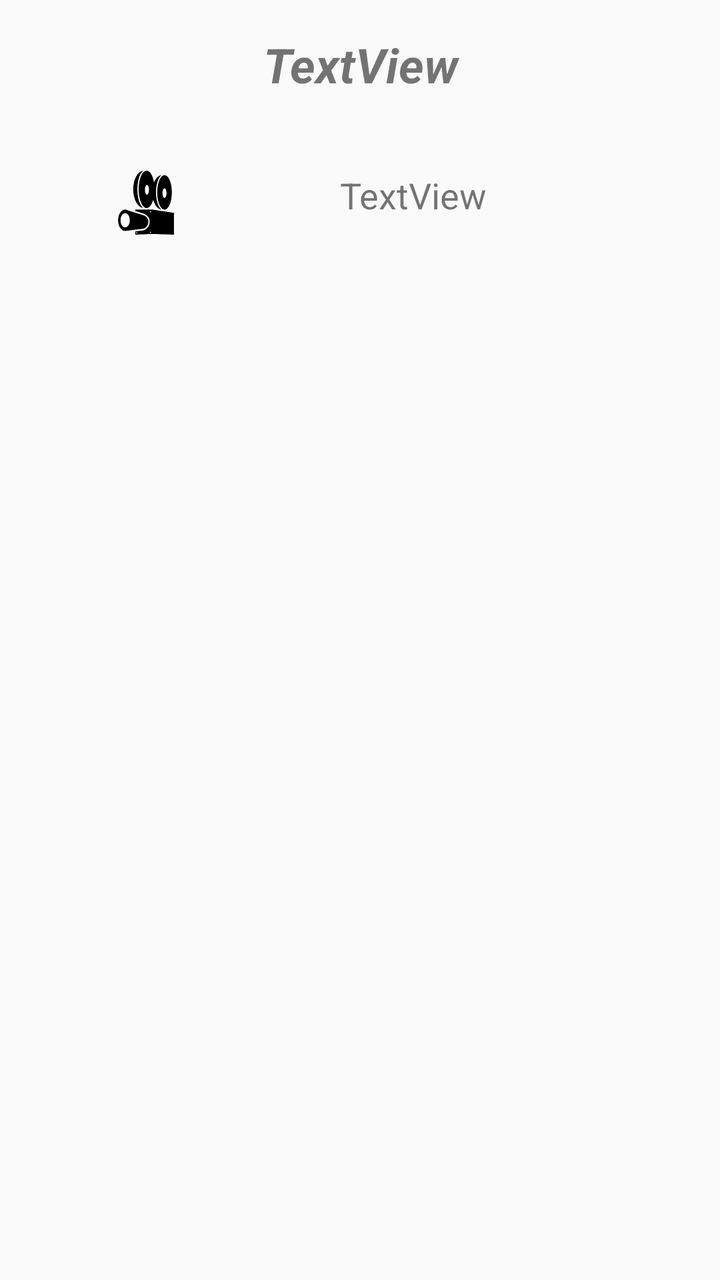
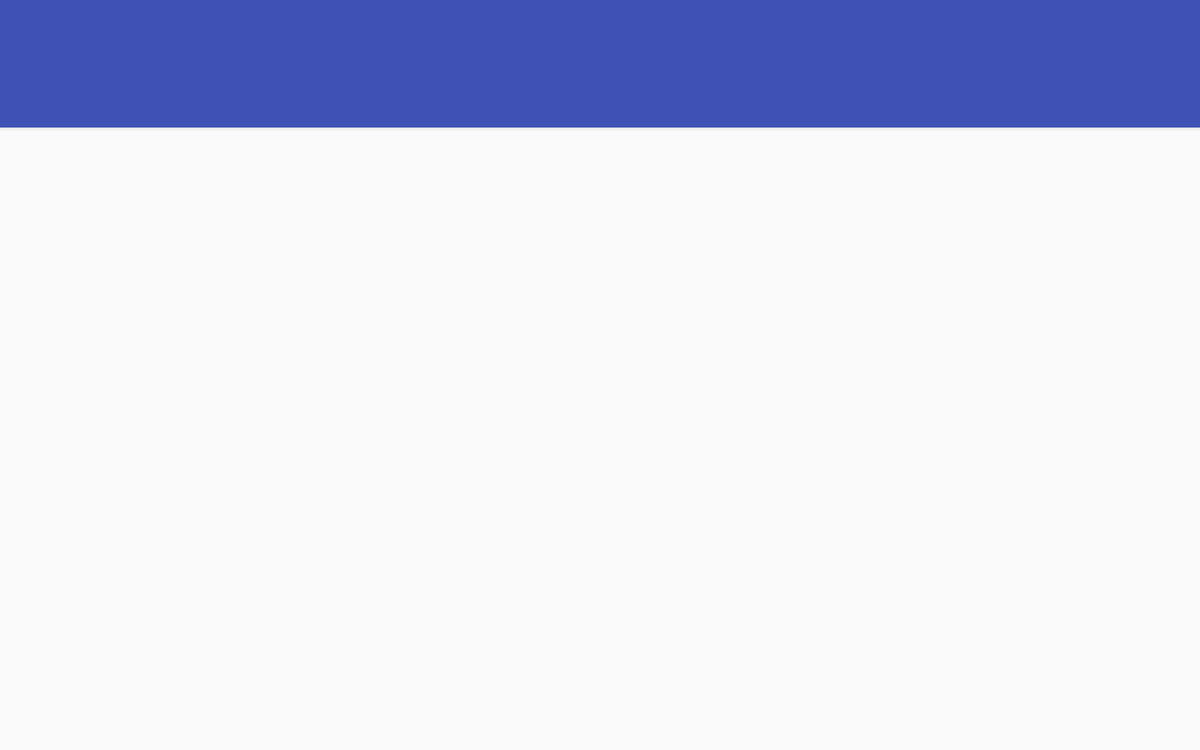

First picture: res/layout/ on a phone held upright. Second picture: the repository's own variant of that layout, on a device whose configuration matches the variant's folder. Source for both follows.
<!-- AndroidManifest.xml: application theme AppTheme -->
<!-- res/layout/content_details_movie.xml -->
<?xml version="1.0" encoding="utf-8"?>
<RelativeLayout xmlns:android="http://schemas.android.com/apk/res/android"
    xmlns:app="http://schemas.android.com/apk/res-auto"
    xmlns:tools="http://schemas.android.com/tools"
    android:id="@+id/content_details_movie"
    android:layout_width="match_parent"
    android:layout_height="match_parent"
    android:paddingBottom="@dimen/activity_vertical_margin"
    android:paddingLeft="@dimen/activity_horizontal_margin"
    android:paddingRight="@dimen/activity_horizontal_margin"
    android:paddingTop="@dimen/activity_vertical_margin"
    app:layout_behavior="@string/appbar_scrolling_view_behavior"
    tools:context="com.example.jbsjunior.popularmovies.DetailsMovieActivity"
    tools:showIn="@layout/activity_details_movie">

    <TextView
        android:text="TextView"
        android:layout_width="match_parent"
        android:layout_height="wrap_content"
        android:id="@+id/txtMovieTitle"
        android:layout_alignParentRight="true"
        android:layout_alignParentEnd="true"
        android:textStyle="normal|bold|italic"
        android:textSize="24sp"
        android:textAlignment="center" />

    <TextView
        android:text="TextView"
        android:layout_width="wrap_content"
        android:layout_height="wrap_content"
        android:id="@+id/txtMovieDescription"
        android:textSize="18sp"
        android:textAlignment="viewStart"
        android:layout_alignTop="@+id/imgDetailMoviePoster"
        android:layout_toRightOf="@+id/imgDetailMoviePoster"
        android:layout_toEndOf="@+id/imgDetailMoviePoster"
        android:layout_marginLeft="81dp"
        android:layout_marginStart="81dp" />

    <ImageView
        android:layout_width="wrap_content"
        android:layout_height="wrap_content"
        app:srcCompat="@mipmap/ic_launcher"
        android:id="@+id/imgDetailMoviePoster"
        android:layout_marginTop="37dp"
        android:layout_marginLeft="41dp"
        android:layout_marginStart="41dp"
        android:layout_below="@+id/txtMovieTitle"
        android:layout_alignParentLeft="true"
        android:layout_alignParentStart="true" />
</RelativeLayout>
<!-- res/layout/activity_details_movie.xml (included above) -->
<?xml version="1.0" encoding="utf-8"?>
<android.support.design.widget.CoordinatorLayout xmlns:android="http://schemas.android.com/apk/res/android"
    xmlns:app="http://schemas.android.com/apk/res-auto"
    xmlns:tools="http://schemas.android.com/tools"
    android:layout_width="match_parent"
    android:layout_height="match_parent"
    android:fitsSystemWindows="true"
    tools:context="com.example.jbsjunior.popularmovies.DetailsMovieActivity">

    <android.support.design.widget.AppBarLayout
        android:layout_width="match_parent"
        android:layout_height="wrap_content"
        android:theme="@style/AppTheme">

        <android.support.v7.widget.Toolbar
            android:id="@+id/toolbar"
            android:layout_width="match_parent"
            android:layout_height="?attr/actionBarSize"
            android:background="?attr/colorPrimary"
            android:elevation="4dp"
            app:theme="@style/ThemeOverlay.AppCompat.Dark.ActionBar"
            app:popupTheme="@style/ThemeOverlay.AppCompat.Light"/>

    </android.support.design.widget.AppBarLayout>

    <include layout="@layout/content_details_movie" />

</android.support.design.widget.CoordinatorLayout>
<!-- resources referenced by this layout -->
<resources>
  <dimen name="activity_horizontal_margin">16dp</dimen>
  <dimen name="activity_vertical_margin">16dp</dimen>
  <!-- mipmap ic_launcher: png bitmap (mipmap-hdpi, 1456 bytes) -->
  <style name="AppTheme" parent="Theme.AppCompat.Light.DarkActionBar">
          
          <item name="colorPrimary">@color/colorPrimary</item>
          <item name="colorPrimaryDark">@color/colorPrimaryDark</item>
          <item name="colorAccent">@color/colorAccent</item>
          <item name="android:titleTextStyle">@style/ActionBarTitle</item>
      </style>
  <color name="colorPrimary">#3f51b5</color>
  <color name="colorPrimaryDark">#303F9F</color>
  <color name="colorAccent">#3b65e2</color>
  <style name="ActionBarTitle" parent="Theme.AppCompat.Light.DarkActionBar">
          <item name="android:textColor">@color/white</item>
      </style>
  <color name="white">#fff</color>
</resources>
<!-- res/layout-sw720dp/content_details_movie.xml (the repository's variant of the layout above) -->
<!-- drawn on a large tablet held sideways -->
<android.support.design.widget.CoordinatorLayout xmlns:android="http://schemas.android.com/apk/res/android"
    xmlns:app="http://schemas.android.com/apk/res-auto"
    android:layout_width="match_parent"
    android:layout_height="match_parent">

    <android.support.design.widget.AppBarLayout
        android:layout_width="match_parent"
        android:layout_height="wrap_content"
        android:layout_alignParentBottom="true"
        android:theme="@style/ThemeOverlay.AppCompat.Dark.ActionBar">

        <android.support.v7.widget.Toolbar
            android:id="@+id/toolbar"
            android:layout_width="match_parent"
            android:layout_height="?attr/actionBarSize"
            android:background="?attr/colorPrimary"
            app:layout_scrollFlags="scroll|enterAlways"
            app:popupTheme="@style/ThemeOverlay.AppCompat.Light" />

        <android.support.design.widget.TabLayout
            android:id="@+id/tabs"
            android:layout_width="match_parent"
            android:layout_height="@dimen/custom_tab_layout_height"
            app:tabMode="fixed"
            app:tabGravity="fill"/>
    </android.support.design.widget.AppBarLayout>

    <android.support.v4.view.ViewPager
        android:id="@+id/pager"
        android:layout_width="match_parent"
        android:layout_height="match_parent"
        app:layout_behavior="@string/appbar_scrolling_view_behavior" />
</android.support.design.widget.CoordinatorLayout>
<!-- resources referenced by the variant -->
<!-- as a large tablet held sideways resolves them -->
<resources>
  <dimen name="custom_tab_layout_height">72dp</dimen>
  <style name="AppTheme" parent="Theme.AppCompat.Light.DarkActionBar">
          
          <item name="colorPrimary">@color/colorPrimary</item>
          <item name="colorPrimaryDark">@color/colorPrimaryDark</item>
          <item name="colorAccent">@color/colorAccent</item>
          <item name="android:titleTextStyle">@style/ActionBarTitle</item>
      </style>
  <color name="colorPrimary">#3f51b5</color>
  <color name="colorPrimaryDark">#303F9F</color>
  <color name="colorAccent">#3b65e2</color>
  <style name="ActionBarTitle" parent="Theme.AppCompat.Light.DarkActionBar">
          <item name="android:textColor">@color/white</item>
      </style>
  <color name="white">#fff</color>
</resources>
